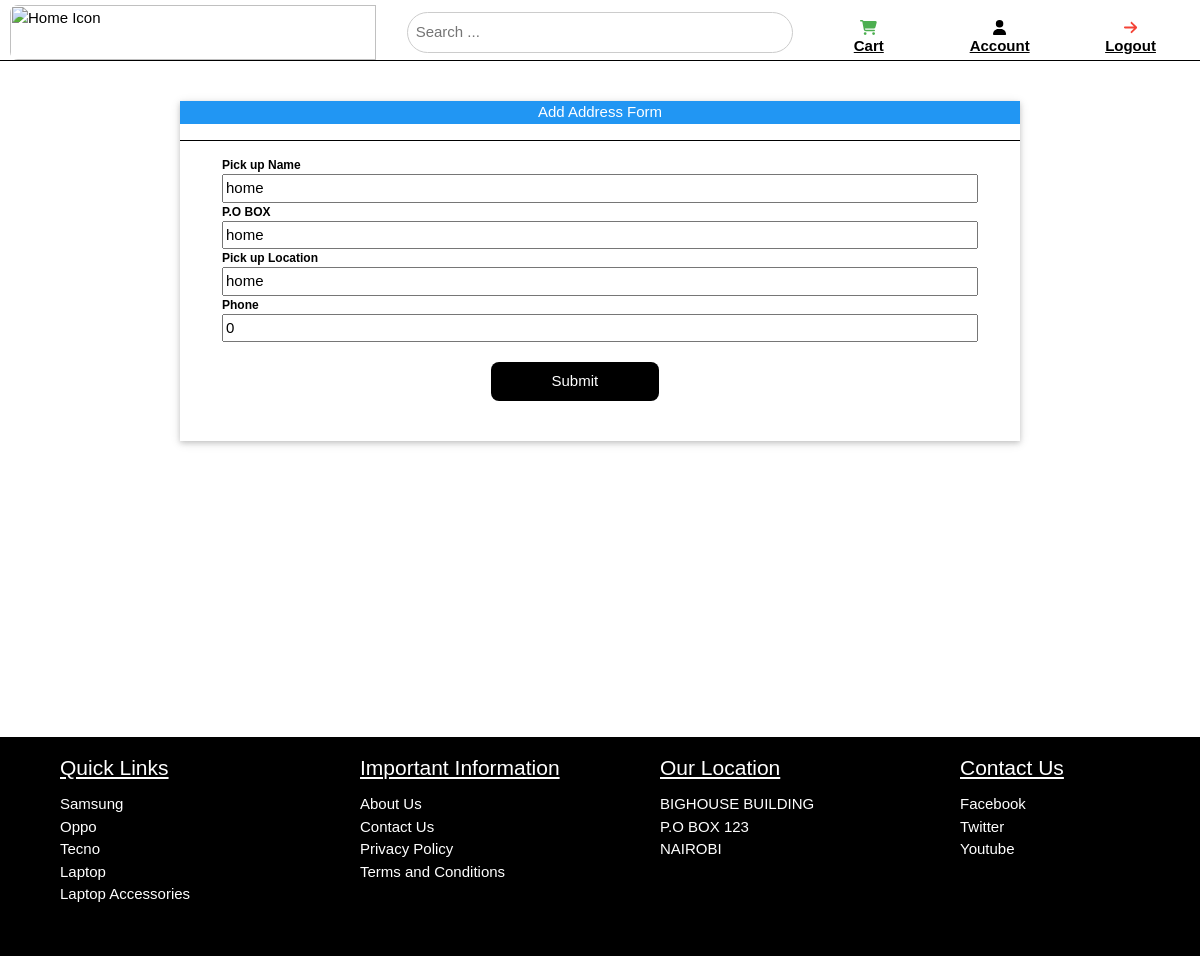
The app's page /add_address (signed in), older data.
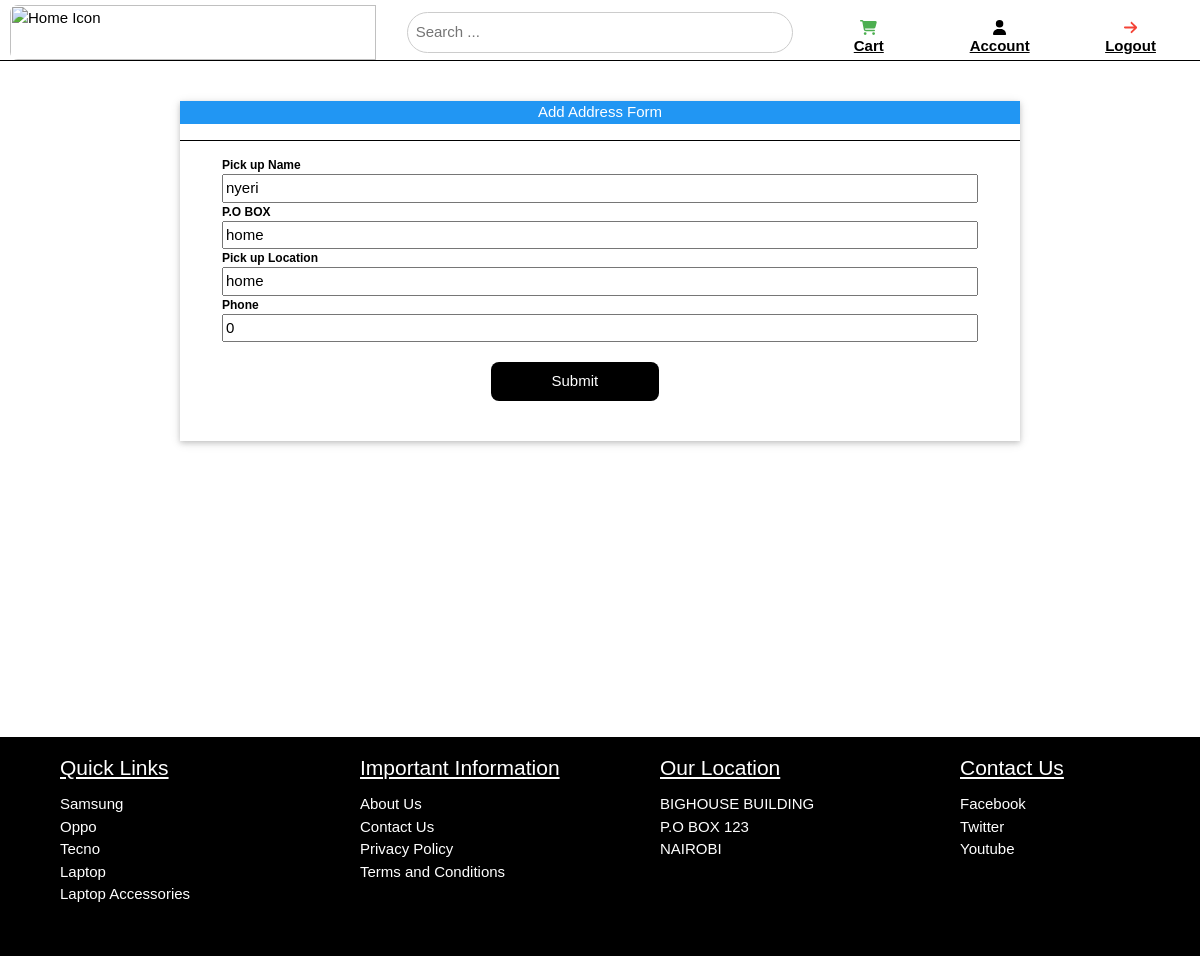
The same page, newer data.
### eshopping/models.py (models this page shows, shortened)
class Address(models.Model):
    user = models.ForeignKey(Customer, null=True, on_delete=models.CASCADE)
    Addressname = models.CharField(max_length=50, default='home')
    office_box = models.CharField(max_length=50, default='home')
    location = models.CharField(max_length=100, default='home')
    telephone = models.IntegerField(default='000')
    class Meta:
        verbose_name_plural = 'Address'

### eshopping/views.py (the view)
# urls.py: path('add_address', views.add_addressPage, name='add_address'),
@login_required(login_url='authenticate')
def add_addressPage(request):
    initial_data ={
        'user': request.user.customer,
        'Addressname': "home",
        'office_box': "A00",
        'location': "home",
        'telephone': "0000"
    }
    show_address, created = Address.objects.get_or_create(user=request.user.customer )
    form = AddressForm(instance=show_address)
    if AddressForm(instance=show_address):
        if request.method == 'POST':
            form = AddressForm(request.POST, request.FILES, instance=show_address or None)
            if form.is_valid():
                form.save()
                return redirect('address_book')
    context = {'form': form,}
    return render(request, 'eshopping/add_address.html', context)

### eshopping/forms.py
class AddressForm(ModelForm):
    class Meta:
        model = Address
        fields = '__all__'
        exclude = ['user']

### eshopping/templates/eshopping/add_address.html (shortened to what this page needs)
<html lang="en">
    <head>
         {% extends 'eshopping/index.html' %}
    {% block content %}
    <body>
        <div id="page-wrapper">
            <div id="content-wrapper">
                <div id="sticky-content">
                    {% include 'eshopping/navbar.html' %}
                        <form method="POST" action="" class="w3-card-2 " style="" id="add-address">
                       <div class="w3-panel w3-center w3-margin-bottom w3-blue">Add Address Form</div>
                       <label id="recipientLabel" for="recipient" class="w3-small" style="font-weight: bold;">Pick up Name</label>
                            {{form.Addressname}}
                       <label id='poBOXLabel' for="P.O BOX" class="w3-small" style="font-weight: bold;" >P.O BOX</label>
                            {{form.office_box}}
                       <label id='locationLabel' for="location" class="w3-small" style="font-weight: bold;" >Pick up Location</label>
                            {{form.location}}
                       <label id='phoneLabel' for="phone" class="w3-small" style="font-weight: bold;">Phone</label>
                            {{form.telephone}}
                            <button type="submit" class="w3-btn w3-black w3-round-large">Submit</button>
                   </form>
                </div>
                {% include 'eshopping/footer.html' %}
    </body>
    {% endblock %}

Row changes from the older to the newer data that the page shows:
changed Address "home": Addressname "home" → "nyeri"
